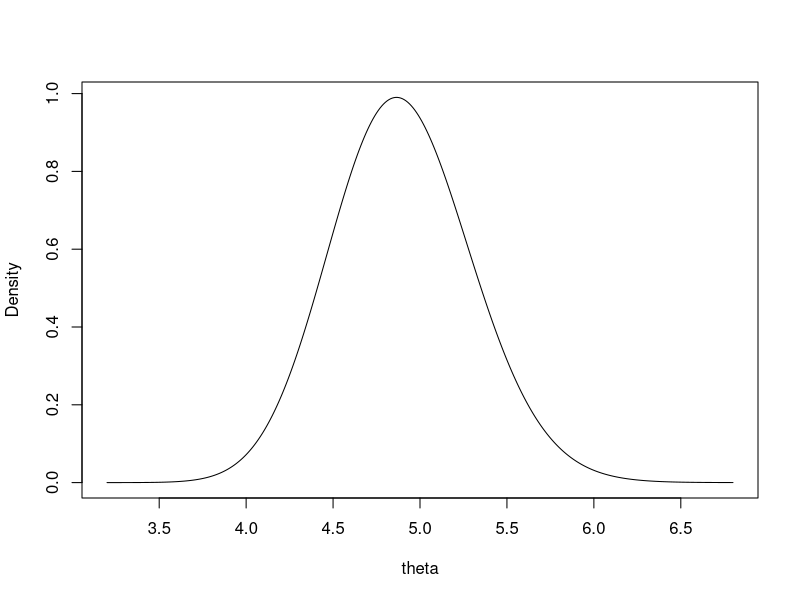
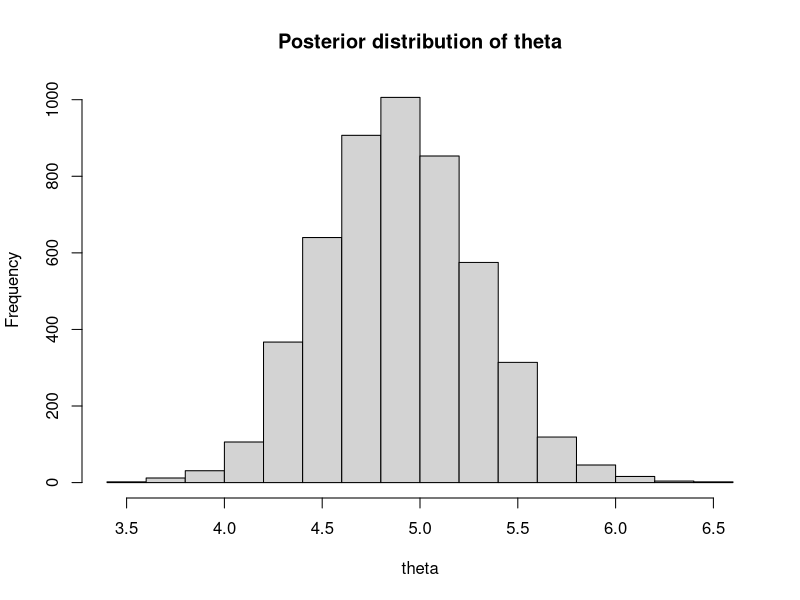

Recreate these plots in R, in order.
## ---- chunk 1

y = c(5,5,6,2,4,10,2,5,5,2,5,3,7,     4,4,5,4,6,7,2,8,4,6,4,3,6,
      6,6,5,7)

## ---- chunk 2
y = c (5, 5, 6, 2, 4, 10, 2, 5, 5, 2, 5, 3, 7, 4, 4, 5, 4, 6,
7, 2, 8, 4, 6, 4, 3, 6, 6, 6, 5, 7)

## plot the posterior pdf of theta
theta = seq(3.2, 6.8, by = 0.01)
## ---- chunk 3
plot(theta, dgamma(theta, sum(y)-1, length(y) + 0.01), 
     ylab = "Density", type = "l")
## ---- chunk 4
x = rgamma(5000, sum(y)-1, 30 + 0.01)
## ---- chunk 5
x = rgamma(5000, sum(y)-1, 30 + 0.01)
## ---- chunk 6
hist(x, main="Posterior distribution of theta",xlab="theta")
## ---- chunk 7

## ---- chunk 8
mean(x)
# 5.003996 

median(x)
# 4.997373

sd(x)
# 0.4117624 
